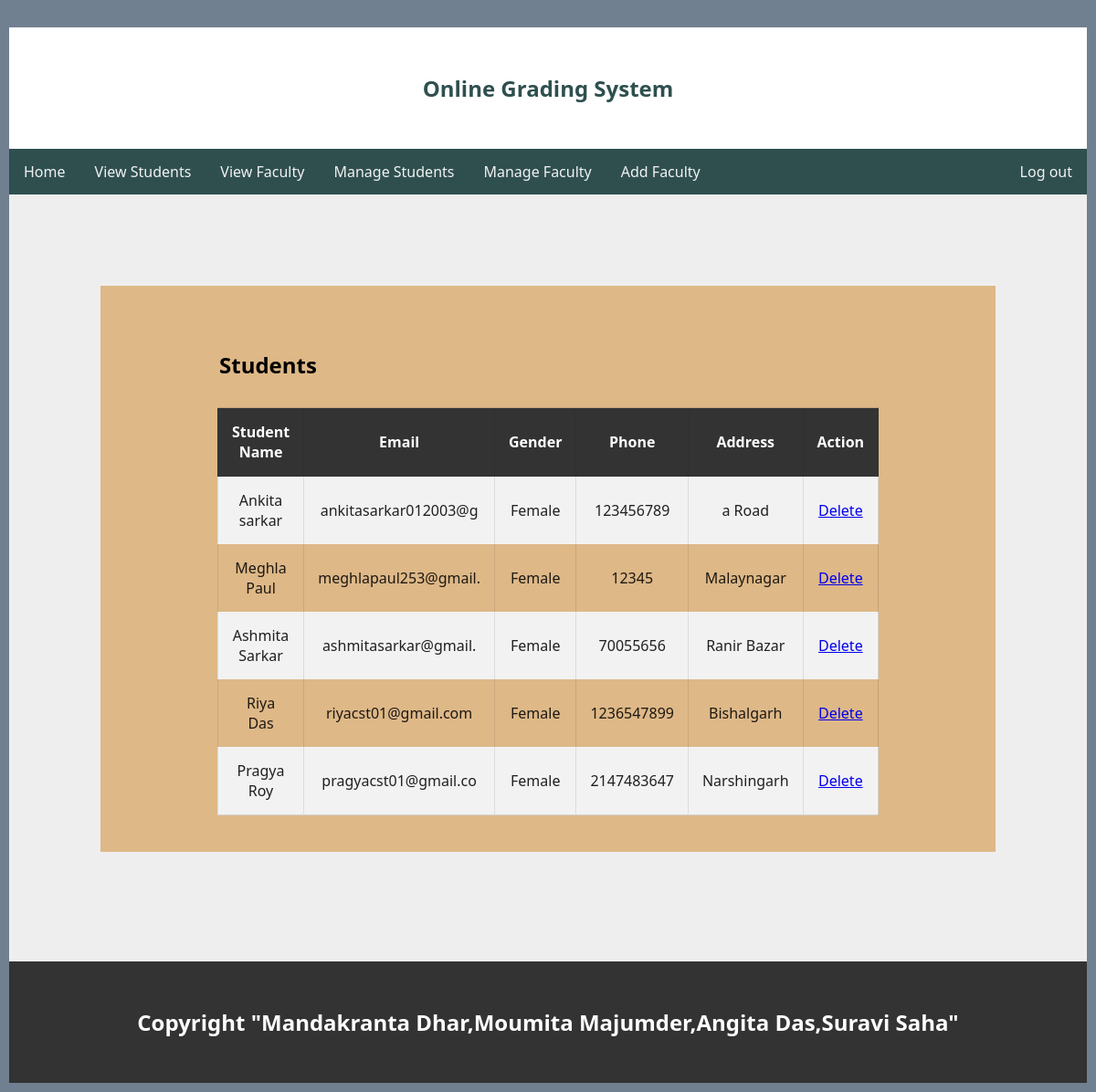
Screenshot of /manage_students.php (signed in) with the database file from the repository.
### tables this page shows
CREATE TABLE `students` (
  `Id` int(100) NOT NULL,
  `Name` varchar(30) NOT NULL,
  `Semester` varchar(50) NOT NULL,
  `Username` varchar(30) NOT NULL,
  `Password` varchar(30) NOT NULL,
  `Email` varchar(20) NOT NULL,
  `Gender` varchar(10) NOT NULL,
  `Contact` int(15) NOT NULL,
  `Address` varchar(50) NOT NULL,
  `Status` int(10) NOT NULL
);

### manage_students.php (the view, shortened to what this page needs)
<!Doctype html>
<html>
<head>
	<link rel="stylesheet" type="text/css" href="css/mystyle.css">
</head>
<body>
	<div class="wrapper">
		<div class="header">
		  <h2>Online Grading System</h2>
		</div>
		<div class="topnav">
			<a href="index.php">Home</a>
			<a href="view_students.php">View Students</a>
			<a href="view_employee.php">View Faculty</a>
			<a href="manage_students.php">Manage Students</a>
			<a href="manage_faculty.php">Manage Faculty</a>
			<a href="fac_reg.php">Add Faculty</a>
			<a href="logout.php" style="float:right">Log out</a>
		</div>
	<div class="row">
		  <div class="leftcolumn">
			<div class="card">
				<h2>Students</h2>
			  <?php
				  	include 'dbconnect.php';
					$sql = "SELECT * FROM students";
                    $result = mysqli_query($con, $sql);
				?>
				<table>
						<tr>
							<th>Student Name</th>
							<th>Email</th>
							<th>Gender</th>
							<th>Phone</th>
							<th>Address</th>
							<th>Action</th>
						</tr>
					<?php
					while($detail=mysqli_fetch_assoc($result)){
					?>
						<tr>
							<td><?php echo $detail['Name']; ?></td>
							<td><?php echo $detail['Email']; ?></td>
							<td><?php echo $detail['Gender']; ?></td>
							<td><?php echo $detail['Contact']; ?></td>
							<td><?php echo $detail['Address']; ?></td>
                            <td>
			                <a href="query.php?del=<?php echo $detail['Name']; ?>" class="del_btn" >Delete</a></td>
						</tr>
					<?php } ?>
				</table>
			  </div>
		</div>
	</div>
	<div class="footer">
  <h2>Copyright  "Mandakranta Dhar,Moumita Majumder,Angita Das,Suravi Saha"</h2>
</div>
	</div>
</html>
</body>

### css/mystyle.css (style rules this page uses)
* { box-sizing: border-box; }
body { font-family: Segoe, "Segoe UI", "DejaVu Sans", "Trebuchet MS", Verdana, "sans-serif"; padding: 10px; background: #708090; margin: 0; }
.wrapper { width:100%; background:#eee; margin:0 auto; }
.topnav { overflow: hidden; background-color: #2F4F4F; position: relative; top: 0; width: 100%; }
.topnav a { float: left; display: block; color: #f2f2f2; text-align: center; padding: 14px 16px; text-decoration: none; }
.header { margin-top: 20px; padding: 20px; text-align: center; color:#2F4F4F; background-color: white; }
.leftcolumn { margin: 100px; width: 50%; }
.card { background-color: burlywood; padding: 70px; margin-top: 30px; }
.row:after { content: ""; display: table; clear: both; }
.footer { padding: 20px; text-align: center; background: #333; color:#fff; margin-top: 20px; }
table { border: 1px solid rgba(34,36,38,.15); border-radius: .28571429rem; border-collapse: separate; border-spacing: 0; width: 70%; margin: auto ; }
th, td { text-align: center; padding: 8px; border-left: 1px solid rgba(34,36,38,.1); color: rgba(0,0,0,.87); }
tr:nth-child(even) { background-color: #f2f2f2 }
th { background-color: #f9fafb; color: black; border-bottom: 1px solid rgba(34,36,38,.1); }

### manage_students.php (style rules this page uses)
.leftcolumn { width: auto; }
.card { padding: 40px; }
h2 { width: 80%; margin: 30px auto; }
table { border-collapse: collapse; width: 80%; margin: auto ; }
th, td { text-align: center; padding: 15px; }
tr:nth-child(even) { background-color: #f2f2f2 }
th { background-color: #333; color: white; }

### rows the page displays
students: Name "Ankita sarkar", Email "ankitasarkar012003@g", Gender "Female", Contact "123456789", Address "a Road"
students: Name "Meghla Paul", Email "meghlapaul253@gmail.", Gender "Female", Contact "12345", Address "Malaynagar"
students: Name "Ashmita Sarkar", Email "ashmitasarkar@gmail.", Gender "Female", Contact "70055656", Address "Ranir Bazar"
students: Name "Riya Das", Email "riyacst01@gmail.com", Gender "Female", Contact "1236547899", Address "Bishalgarh"
students: Name "Pragya Roy", Email "pragyacst01@gmail.co", Gender "Female", Contact "2147483647", Address "Narshingarh"
